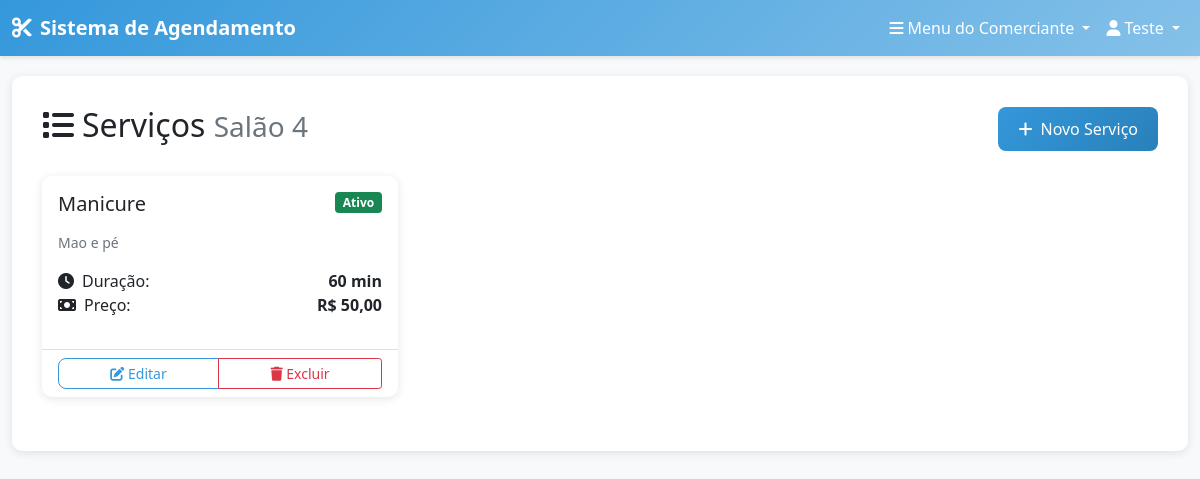
Screenshot of /salons/services/ (signed in) with the database file from the repository.
### salons/models.py (models this page shows, shortened)
class Salon(models.Model):
    name = models.CharField(max_length=100, verbose_name="Nome do Salão")
    description = models.TextField(blank=True, null=True, verbose_name="Descrição")
    address = models.CharField(max_length=200, verbose_name="Endereço")
    city = models.CharField(max_length=100, verbose_name="Cidade")
    state = models.CharField(max_length=2, verbose_name="Estado")
    zip_code = models.CharField(max_length=10, verbose_name="CEP")
    phone = models.CharField(max_length=15, verbose_name="Telefone")
    email = models.EmailField(verbose_name="Email")
    owner = models.OneToOneField(User, on_delete=models.CASCADE, related_name='salon', verbose_name="Proprietário")
    weekdays_open = models.TimeField(blank=True, null=True, verbose_name="Segunda à Sexta - Abertura")
    weekdays_close = models.TimeField(blank=True, null=True, verbose_name="Segunda à Sexta - Fechamento")
    saturday_open = models.TimeField(blank=True, null=True, verbose_name="Sábado - Abertura")
    saturday_close = models.TimeField(blank=True, null=True, verbose_name="Sábado - Fechamento")
    sunday_open = models.TimeField(blank=True, null=True, verbose_name="Domingo - Abertura")
    sunday_close = models.TimeField(blank=True, null=True, verbose_name="Domingo - Fechamento")
    created_at = models.DateTimeField(auto_now_add=True)
    updated_at = models.DateTimeField(auto_now=True)
    class Meta:
        verbose_name = "Salão"
        verbose_name_plural = "Salões"

class Service(models.Model):
    salon = models.ForeignKey(Salon, on_delete=models.CASCADE, related_name='services', verbose_name="Salão")
    name = models.CharField(max_length=100, verbose_name="Nome do Serviço")
    description = models.TextField(blank=True, null=True, verbose_name="Descrição")
    duration = models.PositiveIntegerField(verbose_name="Duração (minutos)")
    price = models.DecimalField(max_digits=10, decimal_places=2, verbose_name="Preço")
    is_active = models.BooleanField(default=True, verbose_name="Ativo")
    created_at = models.DateTimeField(auto_now_add=True)
    updated_at = models.DateTimeField(auto_now=True)
    class Meta:
        verbose_name = "Serviço"
        verbose_name_plural = "Serviços"
        ordering = ['name']

### subscriptions/views.py (the view)
    def wrapper(request, *args, **kwargs):
        if not request.user.is_authenticated:
            return redirect('accounts:login')
        if request.user.profile.user_type != 'owner':
            messages.error(request, 'Acesso negado.')
            return redirect('accounts:dashboard')
        subscription = getattr(request.user, 'subscription', None)
        if not subscription or not subscription.is_active():
            messages.warning(request, 'Sua assinatura expirou. Renove para continuar usando o sistema.')
            return redirect('subscriptions:detail')
        return view_func(request, *args, **kwargs)

### salons/views.py (called while the page is built)
@subscription_required
def services_list(request):
    salon = request.user.salon
    services = salon.services.all().order_by('name')
    return render(request, 'salons/services_list.html', {
        'services': services,
        'salon': salon
    })

### subscriptions/models.py (called while the page is built)
    def is_active(self):
        return self.status == 'active' and self.end_date > timezone.now()

### subscriptions/views.py (called while the page is built)
def subscription_required(view_func):
    def wrapper(request, *args, **kwargs):
        if not request.user.is_authenticated:
            return redirect('accounts:login')
        if request.user.profile.user_type != 'owner':
            messages.error(request, 'Acesso negado.')
            return redirect('accounts:dashboard')
        subscription = getattr(request.user, 'subscription', None)
        if not subscription or not subscription.is_active():
            messages.warning(request, 'Sua assinatura expirou. Renove para continuar usando o sistema.')
            return redirect('subscriptions:detail')
        return view_func(request, *args, **kwargs)
    return wrapper

### templates/salons/services_list.html (shortened to what this page needs)
{% extends 'base/base.html' %}
{% block content %}
<div class="row">
    <div class="col-12">
        <div class="d-flex justify-content-between align-items-center mb-4">
            <h2>
                <i class="fas fa-list me-2"></i>Serviços
                <small class="text-muted">{{ salon.name }}</small>
            </h2>
            <a href="{% url 'salons:create_service' %}" class="btn btn-primary">
                <i class="fas fa-plus me-2"></i>Novo Serviço
            </a>
        </div>
        {% if services %}
            <div class="row">
                {% for service in services %}
                    <div class="col-md-6 col-lg-4 mb-4">
                        <div class="card h-100">
                            <div class="card-body">
                                <div class="d-flex justify-content-between align-items-start mb-3">
                                    <h5 class="card-title mb-0">{{ service.name }}</h5>
                                    <span class="badge {% if service.is_active %}bg-success{% else %}bg-secondary{% endif %}">
                                        {% if service.is_active %}Ativo{% else %}Inativo{% endif %}
                                    </span>
                                </div>
                                {% if service.description %}
                                    <p class="card-text text-muted small">{{ service.description|truncatewords:15 }}</p>
                                {% endif %}
                                <div class="mb-3">
                                    <div class="d-flex justify-content-between">
                                        <span><i class="fas fa-clock me-2"></i>Duração:</span>
                                        <strong>{{ service.duration }} min</strong>
                                    </div>
                                    <div class="d-flex justify-content-between">
                                        <span><i class="fas fa-money-bill me-2"></i>Preço:</span>
                                        <strong>R$ {{ service.price }}</strong>
                                    </div>
                                </div>
                            </div>
                            <div class="card-footer bg-transparent">
                                <div class="btn-group w-100" role="group">
                                    <a href="{% url 'salons:edit_service' service.id %}" class="btn btn-outline-primary btn-sm">
                                        <i class="fas fa-edit"></i> Editar
                                    </a>
                                    <a href="{% url 'salons:delete_service' service.id %}" class="btn btn-outline-danger btn-sm">
                                        <i class="fas fa-trash"></i> Excluir
                                    </a>
                                </div>
                            </div>
                        </div>
                    </div>
                {% endfor %}
            </div>
        {% endif %}
    </div>
</div>
{% endblock %}

### templates/base/base.html (shortened to what this page needs)
<!DOCTYPE html>
<html lang="pt-br">
<head>
    <link href="https://cdn.jsdelivr.net/npm/bootstrap@5.1.3/dist/css/bootstrap.min.css" rel="stylesheet">
    <link href="https://cdnjs.cloudflare.com/ajax/libs/font-awesome/6.0.0/css/all.min.css" rel="stylesheet">
</head>
<body>
    <nav class="navbar navbar-expand-lg navbar-dark">
        <div class="container-fluid">
            <a class="navbar-brand" href="{% url 'core:landing_page' %}">
                <i class="fas fa-cut me-2"></i>Sistema de Agendamento
            </a>
            <div class="collapse navbar-collapse" id="navbarNav">
                <ul class="navbar-nav ms-auto">
                    {% if user.is_authenticated %}
                        {% if user.profile.user_type == 'owner' %}
                            <li class="nav-item dropdown">
                                <a class="nav-link dropdown-toggle" href="#" id="ownerMenuDropdown" role="button" data-bs-toggle="dropdown">
                                    <i class="fas fa-bars me-1"></i>Menu do Comerciante
                                </a>
                            </li>
                        {% endif %}
                        <li class="nav-item dropdown">
                            <a class="nav-link dropdown-toggle" href="#" id="navbarDropdown" role="button" data-bs-toggle="dropdown">
                                <i class="fas fa-user me-1"></i>{{ user.first_name|default:user.username }}
                            </a>
                        </li>
                    {% endif %}
                </ul>
            </div>
        </div>
    </nav>
    <div class="container-fluid">
        <div class="main-content">
            {% block content %}
            {% endblock %}
        </div>
    </div>
</body>
</html>

### templates/base/base.html (style rules this page uses)
:root { --primary-color: #3498db; --primary-light: #85c1e9; --primary-dark: #2980b9; --secondary-color: #ecf0f1; --text-dark: #2c3e50; --text-light: #7f8c8d; }
body { background-color: #f8f9fa; font-family: 'Segoe UI', Tahoma, Geneva, Verdana, sans-serif; }
.navbar { background: linear-gradient(135deg, var(--primary-color), var(--primary-light)); box-shadow: 0 2px 4px rgba(0,0,0,0.1); }
.navbar-brand { font-weight: bold; color: white !important; }
.navbar-nav .nav-link { color: white !important; transition: color 0.3s; }
.main-content { background-color: white; border-radius: 10px; box-shadow: 0 2px 10px rgba(0,0,0,0.1); margin: 20px 0; padding: 30px; }
.card { border: none; border-radius: 10px; box-shadow: 0 2px 10px rgba(0,0,0,0.1); transition: transform 0.3s; }
.btn-primary { background: linear-gradient(135deg, var(--primary-color), var(--primary-dark)); border: none; border-radius: 8px; padding: 10px 20px; transition: all 0.3s; }
.btn-outline-primary { color: var(--primary-color); border-color: var(--primary-color); border-radius: 8px; }

### rows the page displays
Salon: name "Salão 4"
Service: name "Manicure", is_active "Ativo", description "Mao e pé", duration "60", price "50,00"

### other values shown
{{ user.first_name|default:user.username }} "Teste"
